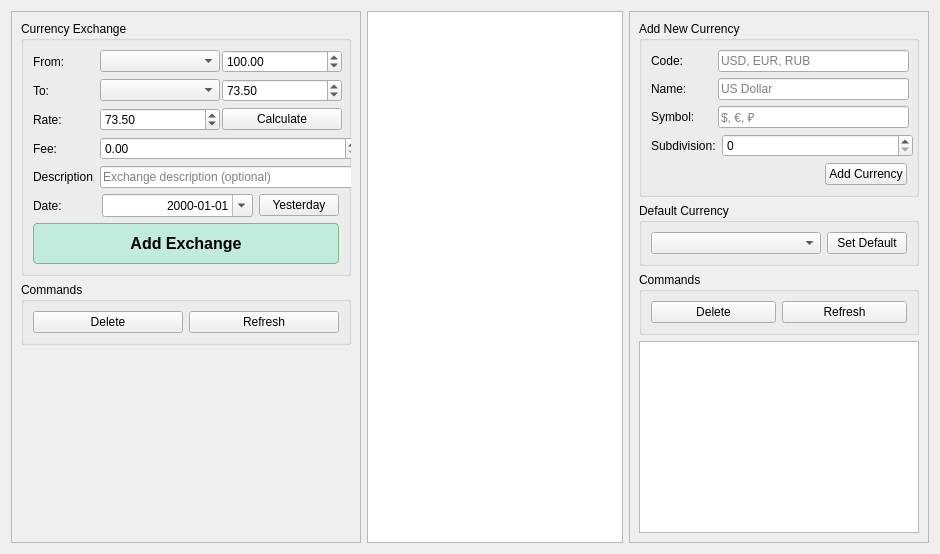
      <widget class="QWidget" name="tab_currencies">
       <attribute name="title">
        <string>Currencies</string>
       </attribute>
       <layout class="QHBoxLayout" name="horizontalLayout_10">
        <item>
         <widget class="QFrame" name="frame_exchange">
          <property name="minimumSize">
           <size>
            <width>350</width>
            <height>0</height>
           </size>
          </property>
          <property name="maximumSize">
           <size>
            <width>350</width>
            <height>16777215</height>
           </size>
          </property>
          <property name="frameShape">
           <enum>QFrame::StyledPanel</enum>
          </property>
          <property name="frameShadow">
           <enum>QFrame::Raised</enum>
          </property>
          <layout class="QVBoxLayout" name="verticalLayout_exchange">
           <item>
            <widget class="QGroupBox" name="groupBox_exchange_operation">
             <property name="title">
              <string>Currency Exchange</string>
             </property>
             <layout class="QVBoxLayout" name="verticalLayout_exchange_operation">
              <item>
               <layout class="QHBoxLayout" name="horizontalLayout_exchange_from">
                <item>
                 <widget class="QLabel" name="label_exchange_from">
                  <property name="minimumSize">
                   <size>
                    <width>61</width>
                    <height>0</height>
                   </size>
                  </property>
                  <property name="text">
                   <string>From:</string>
                  </property>
                 </widget>
                </item>
                <item>
                 <widget class="QComboBox" name="comboBox_exchange_from">
                  <property name="minimumSize">
                   <size>
                    <width>120</width>
                    <height>0</height>
                   </size>
                  </property>
                 </widget>
                </item>
                <item>
                 <widget class="QDoubleSpinBox" name="doubleSpinBox_exchange_from">
                  <property name="minimumSize">
                   <size>
                    <width>120</width>
                    <height>0</height>
                   </size>
                  </property>
                  <property name="maximum">
                   <double>999999.989999999990687</double>
                  </property>
                  <property name="value">
                   <double>100.000000000000000</double>
                  </property>
                 </widget>
                </item>
               </layout>
              </item>
              <item>
               <layout class="QHBoxLayout" name="horizontalLayout_exchange_to">
                <item>
                 <widget class="QLabel" name="label_exchange_to">
                  <property name="minimumSize">
                   <size>
                    <width>61</width>
                    <height>0</height>
                   </size>
                  </property>
                  <property name="text">
                   <string>To:</string>
                  </property>
                 </widget>
                </item>
                <item>
                 <widget class="QComboBox" name="comboBox_exchange_to">
                  <property name="minimumSize">
                   <size>
                    <width>120</width>
                    <height>0</height>
                   </size>
                  </property>
                 </widget>
                </item>
                <item>
                 <widget class="QDoubleSpinBox" name="doubleSpinBox_exchange_to">
                  <property name="minimumSize">
                   <size>
                    <width>120</width>
                    <height>0</height>
                   </size>
                  </property>
                  <property name="maximum">
                   <double>999999.989999999990687</double>
                  </property>
                  <property name="value">
                   <double>73.500000000000000</double>
                  </property>
                 </widget>
                </item>
               </layout>
              </item>
              <item>
               <layout class="QHBoxLayout" name="horizontalLayout_exchange_rate">
                <item>
                 <widget class="QLabel" name="label_exchange_rate">
                  <property name="minimumSize">
                   <size>
                    <width>61</width>
                    <height>0</height>
                   </size>
                  </property>
                  <property name="text">
                   <string>Rate:</string>
                  </property>
                 </widget>
                </item>
                <item>
                 <widget class="QDoubleSpinBox" name="doubleSpinBox_exchange_rate">
                  <property name="minimumSize">
                   <size>
                    <width>120</width>
                    <height>0</height>
                   </size>
                  </property>
                  <property name="maximum">
                   <double>999999.989999999990687</double>
                  </property>
                  <property name="value">
                   <double>73.500000000000000</double>
                  </property>
                 </widget>
                </item>
                <item>
                 <widget class="QPushButton" name="pushButton_calculate_exchange">
                  <property name="minimumSize">
                   <size>
                    <width>120</width>
                    <height>0</height>
                   </size>
                  </property>
                  <property name="text">
                   <string>Calculate</string>
                  </property>
                 </widget>
                </item>
               </layout>
              </item>
              <item>
               <layout class="QHBoxLayout" name="horizontalLayout_exchange_fee">
                <item>
                 <widget class="QLabel" name="label_exchange_fee">
                  <property name="minimumSize">
                   <size>
                    <width>61</width>
                    <height>0</height>
                   </size>
                  </property>
                  <property name="text">
                   <string>Fee:</string>
                  </property>
                 </widget>
                </item>
                <item>
                 <widget class="QDoubleSpinBox" name="doubleSpinBox_exchange_fee">
                  <property name="minimumSize">
                   <size>
                    <width>260</width>
                    <height>0</height>
                   </size>
                  </property>
                  <property name="maximum">
                   <double>999999.989999999990687</double>
                  </property>
                  <property name="value">
                   <double>0.000000000000000</double>
                  </property>
                 </widget>
                </item>
               </layout>
              </item>
              <item>
               <layout class="QHBoxLayout" name="horizontalLayout_exchange_description">
                <item>
                 <widget class="QLabel" name="label_exchange_description">
                  <property name="minimumSize">
                   <size>
                    <width>61</width>
                    <height>0</height>
                   </size>
                  </property>
                  <property name="text">
                   <string>Description:</string>
                  </property>
                 </widget>
                </item>
                <item>
                 <widget class="QLineEdit" name="lineEdit_exchange_description">
                  <property name="minimumSize">
                   <size>
                    <width>260</width>
                    <height>0</height>
                   </size>
                  </property>
                  <property name="placeholderText">
                   <string>Exchange description (optional)</string>
                  </property>
                 </widget>
                </item>
               </layout>
              </item>
              <item>
               <layout class="QHBoxLayout" name="horizontalLayout_exchange_date">
                <item>
                 <widget class="QLabel" name="label_exchange_date">
                  <property name="minimumSize">
                   <size>
                    <width>61</width>
                    <height>0</height>
                   </size>
                  </property>
                  <property name="text">
                   <string>Date:</string>
                  </property>
                 </widget>
                </item>
                <item>
                 <widget class="QDateEdit" name="dateEdit_exchange">
                  <property name="minimumSize">
                   <size>
                    <width>151</width>
                    <height>0</height>
                   </size>
                  </property>
                  <property name="alignment">
                   <set>Qt::AlignRight|Qt::AlignTrailing|Qt::AlignVCenter</set>
                  </property>
                  <property name="displayFormat">
                   <string>yyyy-MM-dd</string>
                  </property>
                  <property name="calendarPopup">
                   <bool>true</bool>
                  </property>
                 </widget>
                </item>
                <item>
                 <widget class="QPushButton" name="pushButton_exchange_yesterday">
                  <property name="minimumSize">
                   <size>
                    <width>61</width>
                    <height>0</height>
                   </size>
                  </property>
                  <property name="text">
                   <string>Yesterday</string>
                  </property>
                 </widget>
                </item>
               </layout>
              </item>
              <item>
               <widget class="QPushButton" name="pushButton_exchange_add">
                <property name="minimumSize">
                 <size>
                  <width>0</width>
                  <height>41</height>
                 </size>
                </property>
                <property name="font">
                 <font>
                  <pointsize>12</pointsize>
                  <weight>75</weight>
                  <bold>true</bold>
                 </font>
                </property>
                <property name="styleSheet">
                 <string notr="true">QPushButton {
                                    background-color: #C1ECDD;
                                    border: 1px solid #7DB68A;
                                    border-radius: 4px;
                                    }
                                    QPushButton:hover {
                                    background-color: #D1F5E8;
                                    }
                                    QPushButton:pressed {
                                    background-color: #A8E0C7;
                                    }</string>
                </property>
                <property name="text">
                 <string>Add Exchange</string>
                </property>
               </widget>
              </item>
             </layout>
            </widget>
           </item>
           <item>
            <widget class="QGroupBox" name="groupBox_exchange_commands">
             <property name="title">
              <string>Commands</string>
             </property>
             <layout class="QVBoxLayout" name="verticalLayout_exchange_commands">
              <item>
               <layout class="QHBoxLayout" name="horizontalLayout_exchange_commands">
                <item>
                 <widget class="QPushButton" name="pushButton_exchange_delete">
                  <property name="text">
                   <string>Delete</string>
                  </property>
                 </widget>
                </item>
                <item>
                 <widget class="QPushButton" name="pushButton_exchange_refresh">
                  <property name="text">
                   <string>Refresh</string>
                  </property>
                 </widget>
                </item>
               </layout>
              </item>
             </layout>
            </widget>
           </item>
           <item>
            <spacer name="verticalSpacer_exchange">
             <property name="orientation">
              <enum>Qt::Vertical</enum>
             </property>
             <property name="sizeHint" stdset="0">
              <size>
               <width>20</width>
               <height>40</height>
              </size>
             </property>
            </spacer>
           </item>
          </layout>
         </widget>
        </item>
        <item>
         <widget class="QTableView" name="tableView_exchange"/>
        </item>
        <item>
         <widget class="QFrame" name="frame_currencies">
          <property name="minimumSize">
           <size>
            <width>300</width>
            <height>0</height>
           </size>
          </property>
          <property name="maximumSize">
           <size>
            <width>300</width>
            <height>16777215</height>
           </size>
          </property>
          <property name="frameShape">
           <enum>QFrame::StyledPanel</enum>
          </property>
          <property name="frameShadow">
           <enum>QFrame::Raised</enum>
          </property>
          <layout class="QVBoxLayout" name="verticalLayout_8">
           <item>
            <widget class="QGroupBox" name="groupBox_add_currency">
             <property name="minimumSize">
              <size>
               <width>0</width>
               <height>0</height>
              </size>
             </property>
             <property name="title">
              <string>Add New Currency</string>
             </property>
             <layout class="QVBoxLayout" name="verticalLayout_9">
              <item>
               <layout class="QHBoxLayout" name="horizontalLayout_currency_code">
                <item>
                 <widget class="QLabel" name="label_currency_code">
                  <property name="minimumSize">
                   <size>
                    <width>61</width>
                    <height>0</height>
                   </size>
                  </property>
                  <property name="text">
                   <string>Code:</string>
                  </property>
                 </widget>
                </item>
                <item>
                 <widget class="QLineEdit" name="lineEdit_currency_code">
                  <property name="minimumSize">
                   <size>
                    <width>191</width>
                    <height>0</height>
                   </size>
                  </property>
                  <property name="placeholderText">
                   <string>USD, EUR, RUB</string>
                  </property>
                 </widget>
                </item>
               </layout>
              </item>
              <item>
               <layout class="QHBoxLayout" name="horizontalLayout_currency_name">
                <item>
                 <widget class="QLabel" name="label_currency_name">
                  <property name="minimumSize">
                   <size>
                    <width>61</width>
                    <height>0</height>
                   </size>
                  </property>
                  <property name="text">
                   <string>Name:</string>
                  </property>
                 </widget>
                </item>
                <item>
                 <widget class="QLineEdit" name="lineEdit_currency_name">
                  <property name="minimumSize">
                   <size>
                    <width>191</width>
                    <height>0</height>
                   </size>
                  </property>
                  <property name="placeholderText">
                   <string>US Dollar</string>
                  </property>
                 </widget>
                </item>
               </layout>
              </item>
              <item>
               <layout class="QHBoxLayout" name="horizontalLayout_currency_symbol">
                <item>
                 <widget class="QLabel" name="label_currency_symbol">
                  <property name="minimumSize">
                   <size>
                    <width>61</width>
                    <height>0</height>
                   </size>
                  </property>
                  <property name="text">
                   <string>Symbol:</string>
                  </property>
                 </widget>
                </item>
                <item>
                 <widget class="QLineEdit" name="lineEdit_currency_symbol">
                  <property name="minimumSize">
                   <size>
                    <width>191</width>
                    <height>0</height>
                   </size>
                  </property>
                  <property name="placeholderText">
                   <string>$, €, ₽</string>
                  </property>
                 </widget>
                </item>
               </layout>
              </item>
              <item>
               <layout class="QHBoxLayout" name="horizontalLayout_13">
                <item>
                 <widget class="QLabel" name="label_subdivision">
                  <property name="text">
                   <string>Subdivision:</string>
                  </property>
                 </widget>
                </item>
                <item>
                 <widget class="QSpinBox" name="spinBox_subdivision">
                  <property name="minimumSize">
                   <size>
                    <width>191</width>
                    <height>0</height>
                   </size>
                  </property>
                  <property name="maximum">
                   <number>1000000000</number>
                  </property>
                 </widget>
                </item>
               </layout>
              </item>
              <item>
               <layout class="QHBoxLayout" name="horizontalLayout_currency_add">
                <item>
                 <spacer name="horizontalSpacer_currency">
                  <property name="orientation">
                   <enum>Qt::Horizontal</enum>
                  </property>
                  <property name="sizeHint" stdset="0">
                   <size>
                    <width>40</width>
                    <height>20</height>
                   </size>
                  </property>
                 </spacer>
                </item>
                <item>
                 <widget class="QPushButton" name="pushButton_currency_add">
                  <property name="text">
                   <string>Add Currency</string>
                  </property>
                 </widget>
                </item>
               </layout>
              </item>
             </layout>
            </widget>
           </item>
           <item>
            <widget class="QGroupBox" name="groupBox_default_currency">
             <property name="title">
              <string>Default Currency</string>
             </property>
             <layout class="QVBoxLayout" name="verticalLayout_default_currency">
              <item>
               <layout class="QHBoxLayout" name="horizontalLayout_default_currency">
                <item>
                 <widget class="QComboBox" name="comboBox_default_currency">
                  <property name="minimumSize">
                   <size>
                    <width>170</width>
                    <height>0</height>
                   </size>
                  </property>
                 </widget>
                </item>
                <item>
                 <widget class="QPushButton" name="pushButton_set_default_currency">
                  <property name="text">
                   <string>Set Default</string>
                  </property>
                 </widget>
                </item>
               </layout>
              </item>
             </layout>
            </widget>
           </item>
           <item>
            <widget class="QGroupBox" name="groupBox_currency_commands">
             <property name="title">
              <string>Commands</string>
             </property>
             <layout class="QVBoxLayout" name="verticalLayout_currency_commands">
              <item>
               <layout class="QHBoxLayout" name="horizontalLayout_currency_commands">
                <item>
                 <widget class="QPushButton" name="pushButton_currencies_delete">
                  <property name="text">
                   <string>Delete</string>
                  </property>
                 </widget>
                </item>
                <item>
                 <widget class="QPushButton" name="pushButton_currencies_refresh">
                  <property name="text">
                   <string>Refresh</string>
                  </property>
                 </widget>
                </item>
               </layout>
              </item>
             </layout>
            </widget>
           </item>
           <item>
            <widget class="QTableView" name="tableView_currencies"/>
           </item>
          </layout>
         </widget>
        </item>
       </layout>
      </widget>
